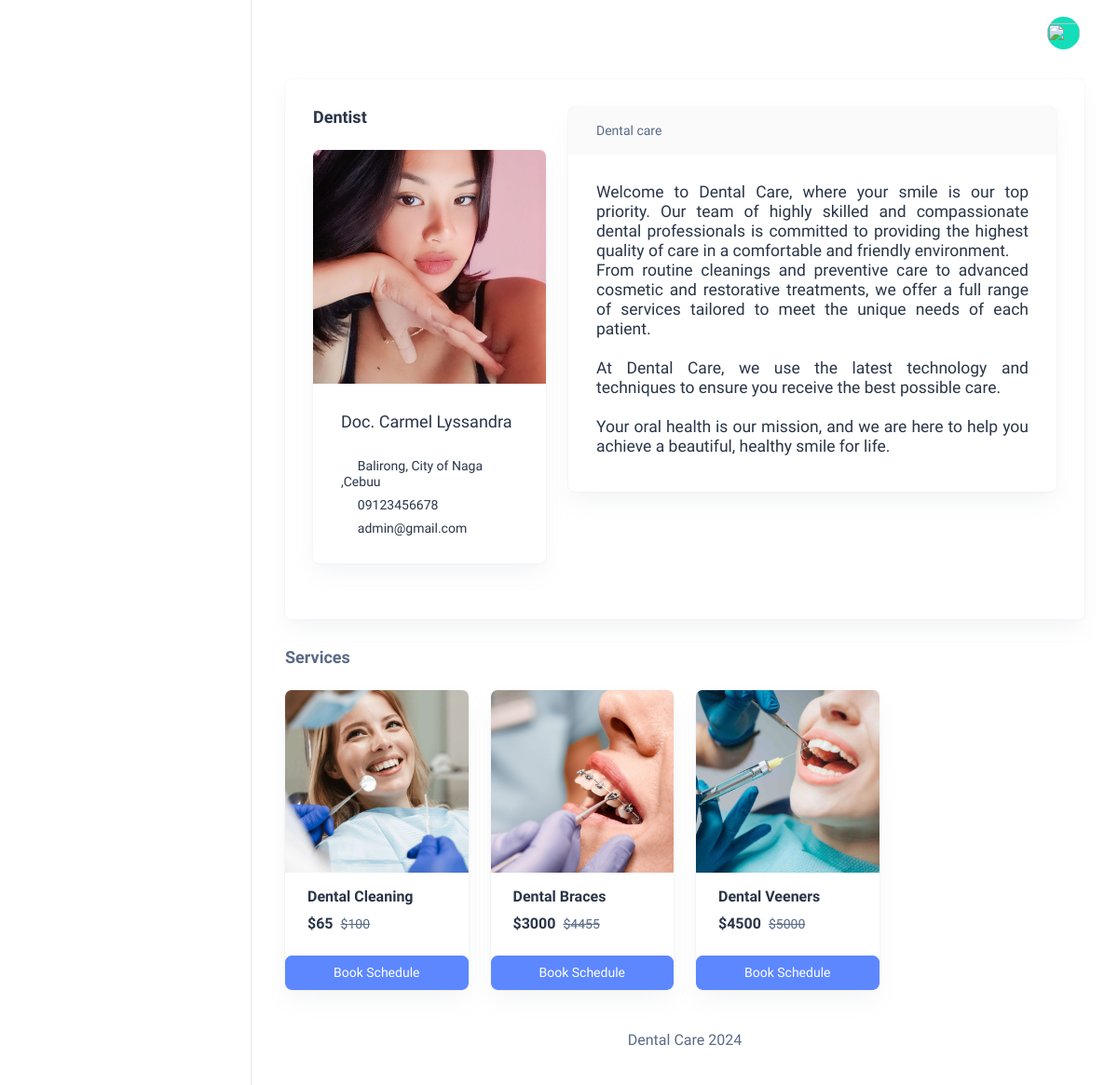
/Patient/Home, run on the app's committed database.
### app/models.py (models this page shows, shortened)
class CustomUser(AbstractUser):
    USER = (
        ('1','Dentist'),
        ('2', 'Patient'),
    )
    user_type = models.CharField(choices=USER,max_length=50,default=1)
    profile_pic = models.ImageField(upload_to='media/profile_pic',null=True,blank=False)
    address = models.TextField()
    postal = models.TextField()
    gender = models.CharField(max_length=100)
    contact_number = models.TextField()

class Featured(models.Model):
    name = models.CharField(max_length=100)
    featured_photo = models.ImageField(upload_to="media/uploads",null=True,blank=False)
    full_price = models.TextField()
    discounted_price = models.TextField()
    created_at = models.DateField(auto_now_add=True)
    updated_at = models.DateField(auto_now=True)

### dental_care_management/Patient_Views.py (the view)
# urls.py: path('Patient/Home',Patient_Views.HOME,name='patient_home'),
def HOME(request):
    superuser = CustomUser.objects.filter(is_superuser=True).first()
    featured = Featured.objects.all()
    context = {
        'superuser':superuser,
        'featured':featured,
    }
    return render(request,'Patient/home.html',context)

### templates/Patient/home.html (shortened to what this page needs)
{% extends 'base.html' %}
{% block content %}
{% load static %}
        <div class="container-fluid">
          <div class="card">
            <div class="card-body">
              <div class="row">
                <div class="col-md-4">
                  <h5 class="card-title fw-semibold mb-4">Dentist</h5>
                  <div class="card">
                    <img src="/{{superuser.profile_pic}}"  class="card-img-top" alt="">
                    <div class="card-body">
                      <h5 class="card-title"> Doc. {{superuser.first_name}} {{superuser.last_name}}</h5>
                      <br>
                      <h6 class="card-text"><i class="ti ti-map-pin"></i>&nbsp;&nbsp;{{superuser.address}}</h6>
                      <h6 class="card-text"><i class="ti ti-phone"></i></i>&nbsp;&nbsp;{{superuser.contact_number}}</h6>
                      <h6 class="card-text"><i class="ti ti-mail"></i>&nbsp;&nbsp;{{superuser.email}}</h6>
                    </div>
                  </div>
                </div>
                <div class="col-md-8">
                  <div class="card">
                    <div class="card-header">
                      Dental care
                    </div>
                    <div class="card-body">
                     <h5 style="text-align: justify;">
                      Welcome to Dental Care, where your smile is our top priority. Our team of highly skilled and compassionate dental professionals is committed to providing the highest quality of care in a comfortable and friendly environment. <br> From routine cleanings and preventive care to advanced cosmetic and restorative treatments, we offer a full range of services tailored to meet the unique needs of each patient.
                      <br><br>At Dental Care, we use the latest technology and techniques to ensure you
                      receive the best possible care. <br> <br>
                      Your oral health is our mission, and we are
                       here to help you achieve a beautiful, healthy smile for life.</h5>
                    </div>
                  </div>
                  </div>
            </div>
          </div>
        </div>
        <h1 class="card-title fw-semibold mb-4">Services</h1>
        <div class="row">
          {% for i in featured %}
          <div class="col-sm-6 col-xl-3">
            <div class="card overflow-hidden rounded-2">
              <div class="position-relative">
                <img src="/{{i.featured_photo}}" class="card-img-top rounded-0" alt="Product Image">
              </div>
              <div class="card-body pt-3 p-4">
                <h6 class="fw-semibold fs-4">{{i.name}}</h6>
                <div class="d-flex align-items-center justify-content-between">
                  <h6 class="fw-semibold fs-4 mb-0">${{i.discounted_price}}<span class="ms-2 fw-normal text-muted fs-3"><del>${{i.full_price}}</del></span></h6>
                  <ul class="list-unstyled d-flex align-items-center mb-0">
                    <li><a class="me-1" href="javascript:void(0)"><i class="ti ti-star text-warning"></i></a></li>
                    <li><a class="me-1" href="javascript:void(0)"><i class="ti ti-star text-warning"></i></a></li>
                    <li><a class="me-1" href="javascript:void(0)"><i class="ti ti-star text-warning"></i></a></li>
                    <li><a class="me-1" href="javascript:void(0)"><i class="ti ti-star text-warning"></i></a></li>
                    <li><a class="" href="javascript:void(0)"><i class="ti ti-star text-warning"></i></a></li>
                  </ul>
                </div>
              </div>
              <button type="button" class="btn btn-primary" m-1 data-bs-toggle="modal" data-bs-target="#staticBackdrop-{{forloop.counter}}">Book Schedule</button>
            </div>
          </div>
          {% endfor %}
        </div>
{%endblock%}

### data on the page
CustomUser: profile_pic (picture), first_name "Carmel", last_name "Lyssandra", address "Balirong, City of Naga ,Cebuu", contact_number "09123456678", email "admin@gmail.com"
Featured: featured_photo (picture), name "Dental Cleaning", discounted_price "65", full_price "100"
Featured: featured_photo (picture), name "Dental Braces", discounted_price "3000", full_price "4455"
Featured: featured_photo (picture), name "Dental Veeners", discounted_price "4500", full_price "5000"
